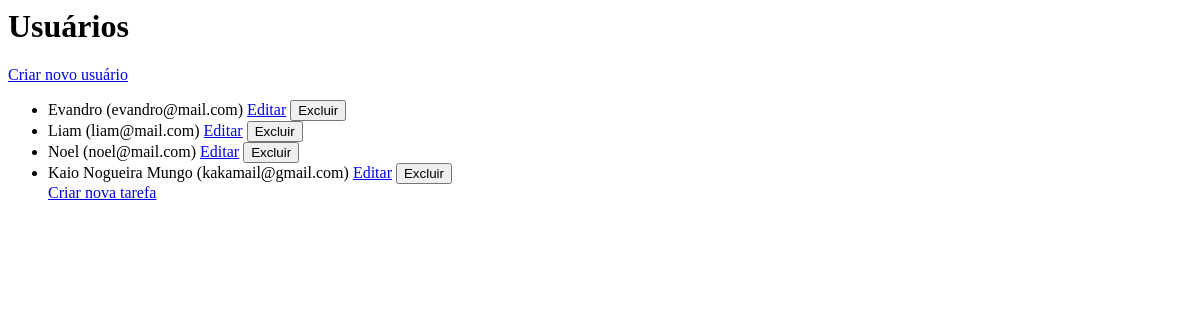
/users, run on an earlier commit of the app's database.
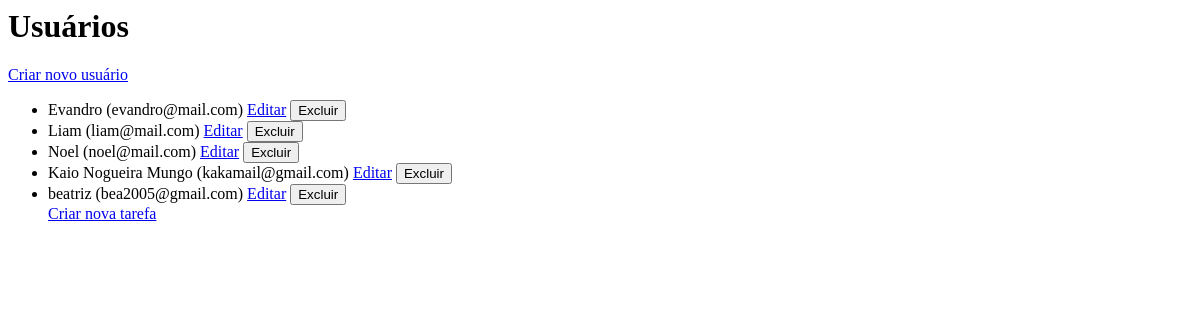
And on a later commit of the database.
### models/user.py (models this page shows)
class User(db.Model): # Declaração de um novo modelo/tabela: User
    __tablename__ = 'users'
    id = db.Column(db.Integer, primary_key=True) # Define uma coluna ...
    name = db.Column(db.String(100), nullable=False)
    email = db.Column(db.String(100), unique=True, nullable=False)
    tasks = db.relationship('Task', back_populates='user')

### controllers/user_controller.py (the view)
    @staticmethod
    def list_users():
        users = User.query.all()
        return render_template('users.html', users=users)

### view/templates/users.html
<h1>Usuários</h1>
<a href="{{ url_for('create_user') }}">Criar novo usuário</a>
<ul>
  {% for user in users %}
    <li>
      {{ user.name }} ({{ user.email }})
      <a href="{{ url_for('update_user', user_id=user.id) }}">Editar</a>
      <form action="{{ url_for('delete_user', user_id=user.id) }}" method="post" style="display:inline;">
        <button type="submit">Excluir</button>
      </form>
    </li>
  {% endfor %}
  <a href="{{url_for('create_task')}}">Criar nova tarefa</a>
</ul>

What changed in the data, as far as the page shows it:
added User: name "beatriz", email "bea2005@gmail.com"
